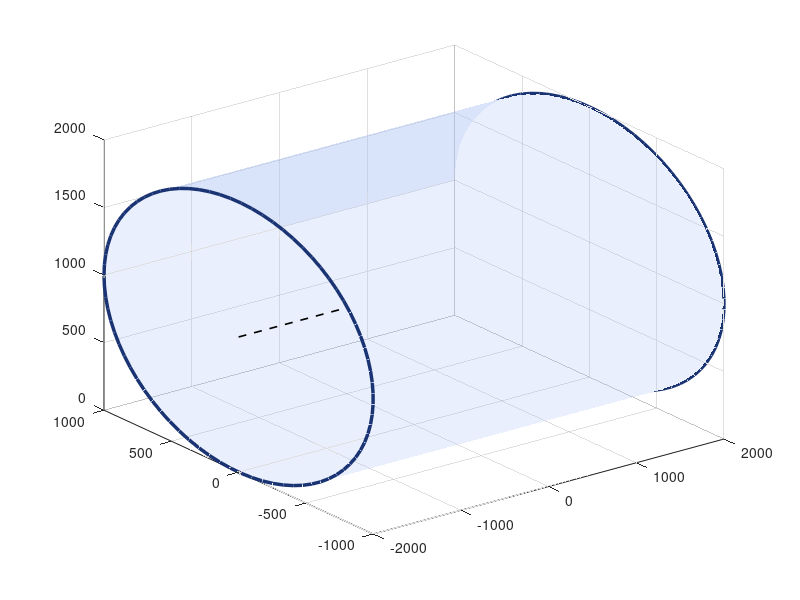

MATLAB code to generate this figure:
function DrawSpaceStationCylinder()
L = 4000;
R = 1000;

xMin = -L/2;
xMax =  L/2;

theta = linspace(0, 2*pi, 80);
x = linspace(xMin, xMax, 30);

[Theta, X] = meshgrid(theta, x);
zOffset = 1000;
Y = R * cos(Theta);
Z = R * sin(Theta)+zOffset;

surf(X, Y, Z, ...
    'FaceColor', [0.65 0.75 0.95], ...
    'FaceAlpha', 0.25, ...
    'EdgeColor', [0.25 0.35 0.65], ...
    'EdgeAlpha', 0.35);
hold on;

plot3(xMin * ones(size(theta)), R*cos(theta), R*sin(theta) + zOffset, ...
    'Color', [0.10 0.20 0.45], 'LineWidth', 2.5);

plot3(xMax * ones(size(theta)), R*cos(theta), R*sin(theta) + zOffset, ...
    'Color', [0.10 0.20 0.45], 'LineWidth', 2.5);

plot3([xMin xMax], [0 0], [zOffset zOffset], 'k--', 'LineWidth', 1.2);

end
